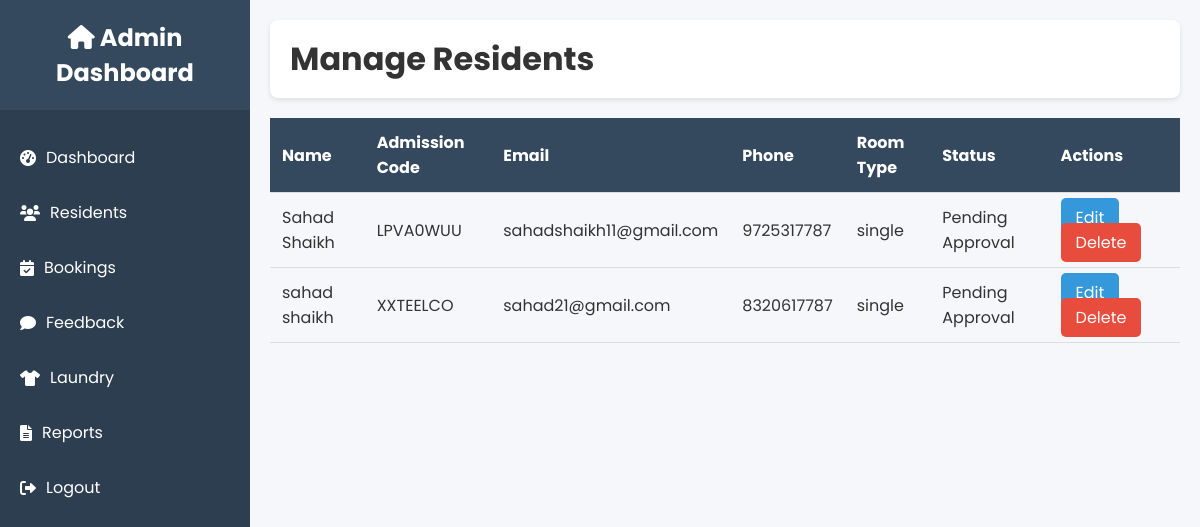
The page /custom-admin/residents/ (signed in) on the database its author committed.
### hostel_app/models.py (models this page shows, shortened)
class Resident(models.Model):
    STATUS_CHOICES = [
        ('Pending Approval', 'Pending Approval'),
        ('Confirmed', 'Confirmed'),
        ('Cancelled', 'Cancelled'),
        ('Completed', 'Completed'),
    ]
    PAYMENT_STATUS_CHOICES = [
        ('Pending', 'Pending'),
        ('Paid', 'Paid'),
        ('Refunded', 'Refunded'),
    ]
    PAYMENT_METHOD_CHOICES = [
        ('bank', 'Bank Transfer'),
        ('cash', 'Cash'),
        ('upi', 'UPI'),
    ]
    user = models.ForeignKey(User, on_delete=models.CASCADE, related_name='residencies')
    admission_code = models.CharField(max_length=20, unique=True)
    name = models.CharField(max_length=100)
    email = models.EmailField()
    phone = models.CharField(max_length=20)
    college = models.CharField(max_length=200)
    guardian = models.CharField(max_length=100)
    guardian_phone = models.CharField(max_length=20)
    emergency_contact = models.CharField(max_length=20)
    room_type = models.ForeignKey(RoomType, on_delete=models.CASCADE)
    join_date = models.DateField(default=timezone.now)
    duration = models.IntegerField(help_text="Duration in months")
    total_fees = models.DecimalField(max_digits=10, decimal_places=2, default=0.00)
    payment_method = models.CharField(max_length=20, choices=PAYMENT_METHOD_CHOICES)
    payment_status = models.CharField(max_length=20, choices=PAYMENT_STATUS_CHOICES, default='Pending')
    status = models.CharField(max_length=20, choices=STATUS_CHOICES, default='Pending Approval')
    created_at = models.DateTimeField(auto_now_add=True)

class RoomType(models.Model):
    type_name = models.CharField(max_length=100, unique=True, help_text="Name of the room type (e.g., Single Room)")
    capacity = models.IntegerField(help_text="Maximum capacity of the room")
    price_monthly = models.DecimalField(max_digits=10, decimal_places=2, help_text="Monthly rental price")
    security_deposit = models.DecimalField(max_digits=10, decimal_places=2, help_text="Security deposit amount")
    total_rooms = models.IntegerField(help_text="Total number of rooms available")
    size = models.CharField(max_length=50, help_text="Size of the room (e.g., 10x10 sq ft)")
    floor = models.CharField(max_length=50, help_text="Floor number or location")
    facilities = models.TextField(blank=True, help_text="General facilities description")
    maintenance = models.TextField(blank=True, help_text="Maintenance notes")

### admin_dashboard/views.py (the view)
# urls.py: path('residents/', views.residents, name='admin_residents'),
@staff_member_required
def residents(request):
    residents = Resident.objects.all()
    return render(request, 'admin_dashboard/residents.html', {'residents': residents})

### admin_dashboard/templates/admin_dashboard/residents.html (shortened to what this page needs)
{% extends 'admin_dashboard/base.html' %}
{% block page_title %}Manage Residents{% endblock %}
{% block content %}
    <table class="data-table">
        <thead>
            <tr>
                <th>Name</th>
                <th>Admission Code</th>
                <th>Email</th>
                <th>Phone</th>
                <th>Room Type</th>
                <th>Status</th>
                <th>Actions</th>
            </tr>
        </thead>
        <tbody>
            {% for resident in residents %}
                <tr>
                    <td>{{ resident.name }}</td>
                    <td>{{ resident.admission_code }}</td>
                    <td>{{ resident.email }}</td>
                    <td>{{ resident.phone }}</td>
                    <td>{{ resident.room_type.type_name }}</td>
                    <td>{{ resident.status }}</td>
                    <td>
                        <a href="{% url 'update_resident' resident.admission_code %}" class="btn">Edit</a>
                        <a href="{% url 'delete_resident' resident.admission_code %}" class="btn btn-danger" onclick="return confirm('Are you sure?')">Delete</a>
                    </td>
                </tr>
            {% empty %}
                <tr><td colspan="7">No residents found.</td></tr>
            {% endfor %}
        </tbody>
    </table>
{% endblock %}

### admin_dashboard/static/admin_css/dashboard.css (style rules this page uses)
* { margin: 0; padding: 0; box-sizing: border-box; font-family: 'Poppins', sans-serif; }
body { display: flex; min-height: 100vh; background: #f5f7fa; color: #333; }
.data-table { width: 100%; border-collapse: collapse; margin-top: 20px; }
.data-table th, .data-table td { padding: 12px; text-align: left; border-bottom: 1px solid #ddd; }
.data-table th { background: #34495e; color: #fff; }
.btn { padding: 8px 15px; background: #3498db; color: #fff; text-decoration: none; border-radius: 5px; margin-right: 5px; }
.btn-danger { background: #e74c3c; }

### rows shown on the page
Resident: name "Sahad Shaikh", admission_code "LPVA0WUU", email "sahadshaikh11@gmail.com", phone "9725317787", room_type.type_name "single", status "Pending Approval"
Resident: name "sahad shaikh", admission_code "XXTEELCO", email "sahad21@gmail.com", phone "8320617787", room_type.type_name "single", status "Pending Approval"
